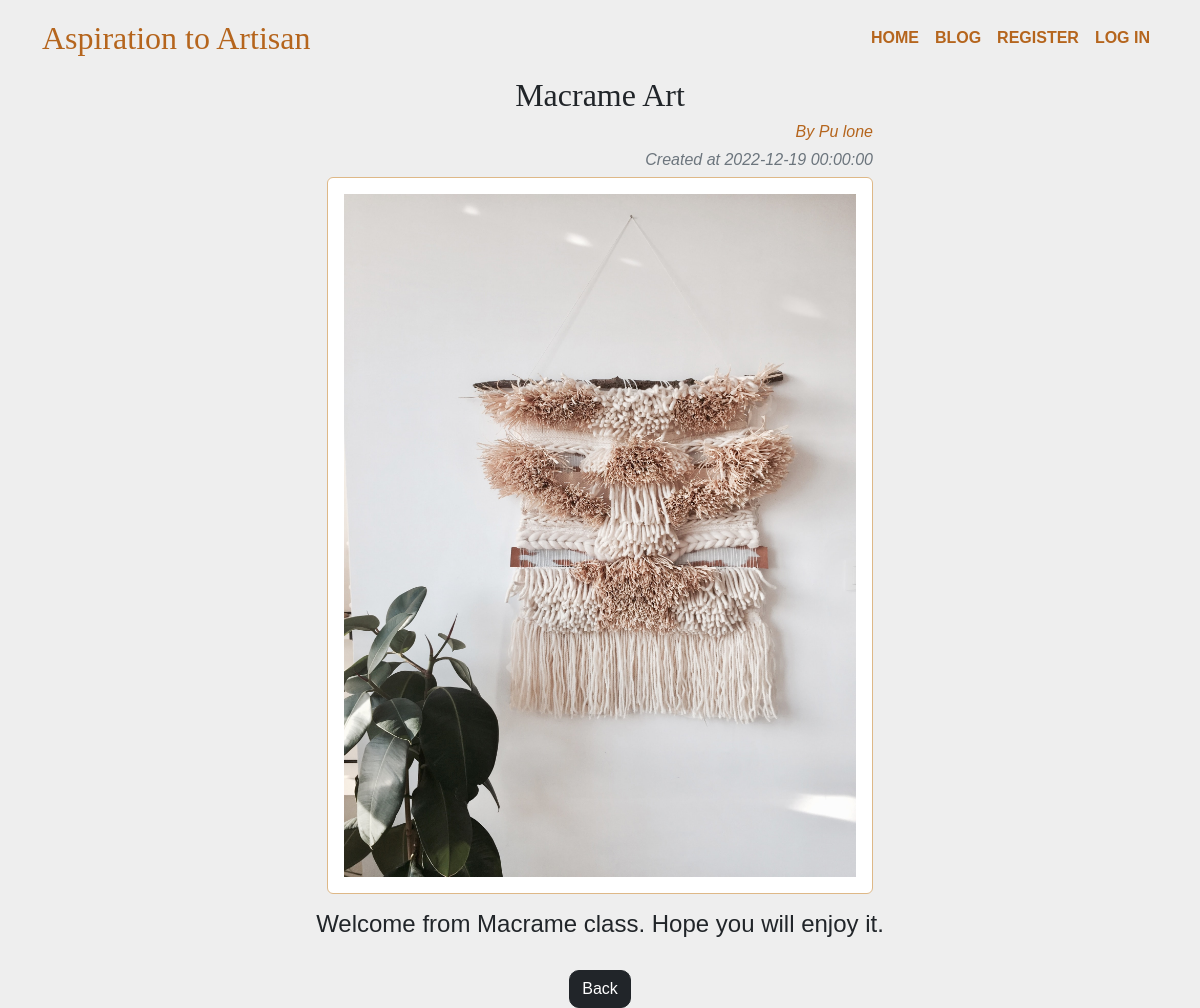
The app's page /blog/5 with its own data.
### Artisan/model.py (models this page shows)
class Cards(db.Model,UserMixin):
    card_id = db.Column(db.Integer,primary_key=True)
    title = db.Column(db.String(255),nullable=False)
    content = db.Column(db.Text)
    author = db.Column(db.String(255),nullable=False)
    created_date = db.Column(db.DateTime,default=datetime.utcnow)
    image_url = db.Column(db.String(255), nullable=False)
    user_id = db.Column(db.Integer,db.ForeignKey('user.id'))

### Artisan/routes.py (the view)
@app.route('/blog/<int:id>')
def showPost(id):
    blogpost = Cards.query.get_or_404(id)
    return render_template('blogPost.html',blogpost=blogpost)

### Artisan/templates/blogPost.html (shortened to what this page needs)
{% extends "layout.html" %}
{% block main %}
    <div class="container text-center" >
    <h2 > {{blogpost.title}}  </h2>
    <div class="row justify-content-center gy-3">
        <div class="col-6 ">
            <h6 class="text-end fst-italic "> <span>By {{blogpost.author }}</span></h6>
            <h6 class="text-end fst-italic text-muted "> Created at {{blogpost.created_date }}</h6>
            <img src="{{blogpost.image_url}}" class="img-fluid img-thumbnail p-3 rounded" style=" border-color:burlywood;">
        </div>
        <div class="col-sm-8 ">
        <h4>
            {{ blogpost.content }}
        </h4>
        </div>
    </div>
    <a href="{{url_for('blog')}}" class="btn mt-4 btnalign btn-dark me-0">Back</a>
</div>
{% endblock %}

### Artisan/static/styles.css (style rules this page uses)
html,body { height: 100%; background-color: #eeeeee; margin:0; padding:0; font-family:Calibre,Sans-Serif; }
h2 { font-family: Georgia, serif; font-weight:200px; }
span { color:#b5651d; }
.btnalign { margin-top: auto; border-radius: 10px; }
a { text-decoration: none; }

### records on screen
Cards: title "Macrame Art", author "Pu lone", created_date "2022-12-19 00:00:00", image_url (picture), content "Welcome from Macrame class. Hope you will enjoy it."
